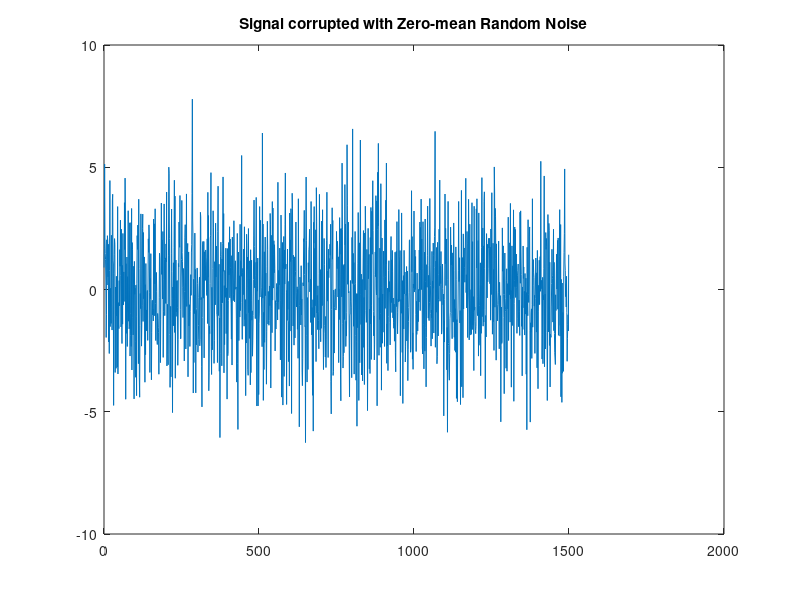

The MATLAB script that drew this image: (Note: this script raises an error after producing the figure.)
%% Create a noisey signal

% Create a noisey signal
Fs = 1000;
T = 1/Fs;
L = 1500;
t = (0:L - 1)*T;

% Sample signal with 50 Hz and 120 Hz sin component
S = 0.7*sin(2*pi*50*t) + sin(2*pi*120*t);

% Add some random noise
X = S + 2*randn(size(t));
%X = S;

% Show raw signal
figure;
plot(1000*t, X);
hold on;
title('Signal corrupted with Zero-mean Random Noise');

% Filter each signal and show the bands for each plots
butter_sig = [];
for i = [1:1:200] 
    butter_sig(i, :) = Multi_func.raw_filt(X', i, Fs);
end

% Filter each signal and show the bands for each plots
fir_sig = [];
for i = [1:1:200] 
    fir_sig(i, :) = Multi_func.fir_filt(X', i, Fs);
end


% Butterworth filtered signal
figure;
plot(1000*t, X, 'DisplayName', 'Original');
hold on;
plot(1000*t, butter_sig(50, :), 'DisplayName', '50 Hz filtered');
hold on;
plot(1000*t, butter_sig(80, :), 'DisplayName', '80 Hz filtered');
legend();
xlim([900 1100]);
title('butter signal');

% FIR filtered signal
figure;
plot(1000*t, X);
hold on;
plot(1000*t, fir_sig(50, :), 'DisplayName', '50 Hz filtered');
hold on;
plot(1000*t, fir_sig(80, :), 'DisplayName', '80 Hz filtered');
legend();
xlim([900 1100]);
title('FIR signal');

%% Check frequency sweep and range
freqs = [1:1:200];
sweep = [];

for i = 1:length(freqs)
    sweep(:, i) = [freqs(i)*0.95; freqs(i)*1.05];
end

% Plot all of the frequency ranges
figure;
for i = 1:length(freqs)
    plot([freqs(i), freqs(i)], sweep(:, i), '-k');
    hold on;
end
yline([40 140]);
hold on;
xlabel('Probing Frequency (Hz)');
ylabel('Frequency range for probed frequency (Hz)');
disp('40 Hz Range');
disp(sweep(:, 40));

disp('140 Hz Range');
disp(sweep(:, 140));

%% TODO maybe add random timepoints to compare PLVs across all signals
